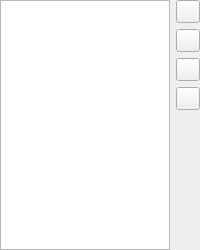
<?xml version="1.0" encoding="UTF-8"?>
<ui version="4.0">
 <class>FeedbackWidget</class>
 <widget class="QWidget" name="FeedbackWidget">
  <property name="geometry">
   <rect>
    <x>0</x>
    <y>0</y>
    <width>200</width>
    <height>250</height>
   </rect>
  </property>
  <layout class="QGridLayout" name="gridLayout">
   <property name="margin">
    <number>0</number>
   </property>
   <item row="0" column="0" rowspan="5">
    <widget class="QListView" name="lvFeedbacks">
     <property name="horizontalScrollBarPolicy">
      <enum>Qt::ScrollBarAlwaysOff</enum>
     </property>
     <property name="editTriggers">
      <set>QAbstractItemView::NoEditTriggers</set>
     </property>
     <property name="verticalScrollMode">
      <enum>QAbstractItemView::ScrollPerPixel</enum>
     </property>
    </widget>
   </item>
   <item row="2" column="1">
    <widget class="QToolButton" name="tbFeedbacksRemove">
     <property name="icon">
      <iconset theme="list-remove">
       <normaloff/>
      </iconset>
     </property>
    </widget>
   </item>
   <item row="0" column="1">
    <widget class="QToolButton" name="tbFeedbackAdd">
     <property name="icon">
      <iconset theme="list-add">
       <normaloff/>
      </iconset>
     </property>
    </widget>
   </item>
   <item row="4" column="1">
    <spacer name="verticalSpacer">
     <property name="orientation">
      <enum>Qt::Vertical</enum>
     </property>
     <property name="sizeHint" stdset="0">
      <size>
       <width>20</width>
       <height>157</height>
      </size>
     </property>
    </spacer>
   </item>
   <item row="3" column="1">
    <widget class="QToolButton" name="tbFeedbacksClear">
     <property name="icon">
      <iconset theme="edit-clear-list">
       <normaloff/>
      </iconset>
     </property>
    </widget>
   </item>
   <item row="1" column="1">
    <widget class="QToolButton" name="tbFeedbackEdit">
     <property name="icon">
      <iconset theme="document-edit"/>
     </property>
    </widget>
   </item>
  </layout>
 </widget>
 <resources/>
 <connections/>
</ui>
